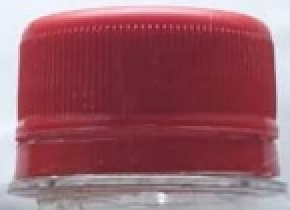
#> input picture images/img01.png, 145 x 105 px (shown 2 times larger)
$ python bottle_cap.py
#> lines starting #> are read from the running program, lines starting #| are printed output that depends on the picture; after the words box and inside, x2 and y2 are one past the last pixel; in counts of white or black regions, pixels touching at a corner belong together
# -*- coding: utf-8 -*-
"""
Created on Mon Jun 13 15:16:45 2022

@author: User
"""

import cv2 as cv
import numpy as np
import math
from matplotlib import pyplot as plt

def slope(pt1, pt2):
    return (pt2[1]-pt1[1])/(pt2[0]-pt1[0])

def intersect(A, B, C, D):
    # Line AB represented as a1x + b1y = c1
    a1 = B[1] - A[1]
    b1 = A[0] - B[0]
    c1 = a1*(A[0]) + b1*(A[1])

    # Line CD represented as a2x + b2y = c2
    a2 = D[1] - C[1]
    b2 = C[0] - D[0]
    c2 = a2*(C[0]) + b2*(C[1])

    determinant = a1*b2 - a2*b1

    if (determinant == 0):
        # The lines are parallel. This is simplified
        # by returning a pair of FLT_MAX
        return (10**9, 10**9)
    else:
        x = (b2*c1 - b1*c2)/determinant
        y = (a1*c2 - a2*c1)/determinant
        return (x, y)

img = cv.imread('images/img01.png')
#> img is the input picture: shape (105, 145, 3); mean B, G, R 104.9, 94.6, 154

scale_percent = 2 # percent of original size
width = int(img.shape[1] * scale_percent)
#> width = 290
height = int(img.shape[0] * scale_percent)
#> height = 210
dim = (width, height)
#> dim = (290, 210)
img = cv.resize(img, dim, interpolation = cv.INTER_AREA)
#> img: shape (210, 290, 3)
img2 = img.copy()
img3 = img.copy()

blur = cv.GaussianBlur(img,(3,3),0)

gray = cv.cvtColor(blur, cv.COLOR_RGB2GRAY)
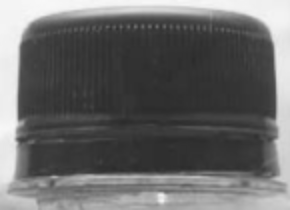
#> gray: shape (210, 290); min 43, max 248, mean 104.5

edges = cv.Canny(gray, 50, 200)
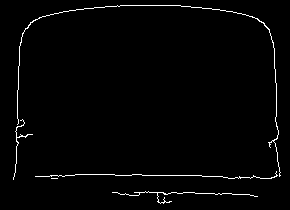
#> edges: shape (210, 290); 1.8% white in thin lines or dots, all inside (x1, y1, x2, y2) = (13, 5, 281, 204)

center_lines = []
isFault = False

lines = cv.HoughLines(edges, 1, np.pi / 180, 50, None, 0, 0)
#> lines = 19 rows, first 8: [172, 1.59], [175, 1.57], [21, 0.0349], [19, 0.0175], [169, 1.61], [-272, 3.11], [189, 1.59], [-274, 3.12]
if lines is not None:
        for i in range(0, len(lines)):
            rho = lines[i][0][0]
            theta = lines[i][0][1]
            a = math.cos(theta)
            b = math.sin(theta)
            x0 = a * rho
            y0 = b * rho
            pt1 = (int(x0 + 1000*(-b)), int(y0 + 1000*(a)))
            pt2 = (int(x0 - 1000*(-b)), int(y0 - 1000*(a)))
            if (pt2[0]-pt1[0]) == 0:
                continue
            elif slope(pt1, pt2) >= 0.05 or slope(pt1, pt2) <= -0.05:
                continue

            cv.line(img2, pt1, pt2, (0,0,255), 1, cv.LINE_AA)
            (ix, iy) = intersect(pt1, pt2, (width/2, 0), (width/2, height))
            center_lines.append((round(ix), round(iy)))
            cv.circle(img2, (round(ix), round(iy)), radius=5, color=(0, 255, 0), thickness=-1)
#> this loop made 19 passes
#> (rho, theta, a, b, x0, y0, pt1, pt2) on passes 1, 2, 5, 7, 9, 10, 11, 13, 15, 16: (172, 1.59, -0.0175, 1, -3, 172, (-1002, 154), (996, 189)), (175, 1.57, -4.37e-08, 1, -7.65e-06, 175, (-1000, 174), (999, 175)), (169, 1.61, -0.0349, 0.999, -5.9, 168.9, (-1005, 133), (993, 203)), (189, 1.59, -0.0175, 1, -3.3, 189, (-1003, 171), (996, 206)), (177, 1.54, 0.0349, 0.999, 6.18, 176.9, (-993, 211), (1005, 141)), (5, 1.57, -4.37e-08, 1, -2.19e-07, 5, (-1000, 4), (999, 5)), (176, 1.55, 0.0175, 1, 3.07, 176, (-996, 193), (1002, 158)), (178, 1.55, 0.0175, 1, 3.11, 178, (-996, 195), (1002, 160)), (192, 1.57, -4.37e-08, 1, -8.39e-06, 192, (-1000, 191), (999, 192)), (186, 1.61, -0.0349, 0.999, -6.49, 185.9, (-1005, 150), (992, 220))
#> (rho, theta, a, b, x0, y0, pt1, pt2) on passes 3, 4, 6, 8, 12, 14: (21, 0.0349, 0.999, 0.0349, 20.99, 0.733, (-13, 1000), (55, -998)), (19, 0.0175, 1, 0.0175, 19, 0.332, (1, 1000), (36, -999)), (-272, 3.11, -0.999, 0.0349, 271.8, -9.49, (236, -1008), (306, 989)), (-274, 3.12, -1, 0.0175, 274, -4.78, (256, -1004), (291, 995)), (22, 0.0524, 0.999, 0.0523, 21.97, 1.15, (-30, 999), (74, -997)), (-270, 3.09, -0.999, 0.0523, 269.6, -14.13, (217, -1012), (321, 984))
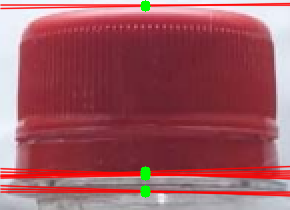
#> img2: shape (210, 290, 3); mean B, G, R 96.2, 87.6, 158
#> after the loop, center_lines = [(145, 174), (145, 175), (145, 173), (145, 191), (145, 171), (145, 5), (145, 173), (145, 175), (145, 192), (145, 190), (145, 6)]

center_lines.sort()
tmp = center_lines.copy()
#> tmp = [(145, 5), (145, 6), (145, 171), (145, 173), (145, 173), (145, 174), (145, 175), (145, 175), (145, 190), (145, 191), (145, 192)]
# Upper partition
up_part = []
if center_lines is not None:
    up_part.append(center_lines[0])
    center_lines[0] = 0
    for i in range(1, len(center_lines)-1):
        if(center_lines[i][1] - tmp[i-1][1] < 25):
            up_part.append(center_lines[i])
            center_lines[i] = 0
        else:
            break
#> this loop made 2 passes
#> after the loop, center_lines = [0, 0, (145, 171), (145, 173), (145, 173), (145, 174), (145, 175), (145, 175), (145, 190), (145, 191), (145, 192)]; up_part = [(145, 5), (145, 6)]

# Down partition
down_part = []
if center_lines is not None:
    down_part.append(center_lines[len(center_lines)-1])
    center_lines[len(center_lines)-1] = 0
    for i in range(len(center_lines)-2, 0, -1):
        if (center_lines[i-1] == 0):
            down_part.append(center_lines[i])
            center_lines[i] = 0
        elif (tmp[i][1] - center_lines[i-1][1] < 25):
            down_part.append(center_lines[i])
            center_lines[i] = 0
        else:
            break
#> this loop made 9 passes
#> i on passes 1, 2, 3, 4, 6, 7, 8, 9: 9, 8, 7, 6, 4, 3, 2, 1
#> after the loop, center_lines = [0, 0, 0, 0, 0, 0, 0, 0, 0, 0, 0]; down_part = [(145, 192), (145, 191), (145, 190), (145, 175), (145, 175), (145, 174), (145, 173), (145, 173), (145, 171), 0]

for i in range(0, len(center_lines)):
    if(center_lines[i] != 0):
        isFault = True
        break
#> this loop made 11 passes

if isFault == True :
    print("Bottle is damaged.")
else :
    print("Bottle is okay.")

cv.imshow('original', img)
cv.imshow('edges', edges)
cv.imshow('lines', img2)

cv.waitKey(0)
cv.destroyAllWindows()

$ run again, with images/img02.png copied over images/img01.png
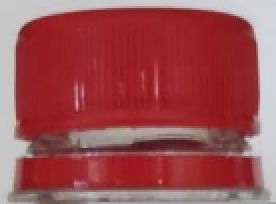
#> input picture images/img02.png, 138 x 102 px (shown 2 times larger)
#> img is the input picture: shape (102, 138, 3); mean B, G, R 81.3, 78, 157.1
#> img: shape (204, 276, 3)
#> `edges = cv.Canny(gray, 50, 200)`:
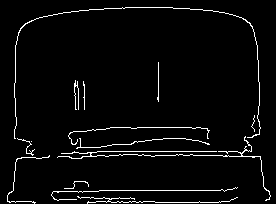
#> edges: shape (204, 276); 3.7% white in thin lines or dots
#> lines = 40 rows, first 8: [151, 1.57], [190, 1.57], [152, 1.59], [202, 1.57], [155, 1.57], [154, 1.55], [192, 1.55], [158, 1.54]
#> the loop `for i in range(0, len(lines)):` made 40 passes
#> (rho, theta, a, b, x0, y0, pt1, pt2) on passes 1 to 6: (151, 1.57, -4.37e-08, 1, -6.6e-06, 151, (-1000, 150), (999, 151)), (190, 1.57, -4.37e-08, 1, -8.31e-06, 190, (-1000, 189), (999, 190)), (152, 1.59, -0.0175, 1, -2.65, 152, (-1002, 134), (997, 169)), (202, 1.57, -4.37e-08, 1, -8.83e-06, 202, (-1000, 201), (999, 202)), (155, 1.57, -4.37e-08, 1, -6.78e-06, 155, (-1000, 154), (999, 155)), (154, 1.55, 0.0175, 1, 2.69, 154, (-997, 171), (1002, 136))
#> after the loop `for i in range(0, len(lines)):`:
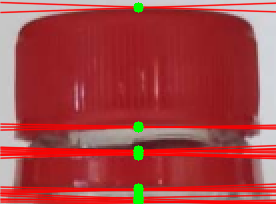
#> img2: shape (204, 276, 3); mean B, G, R 67.6, 66.6, 167.3
#> after the loop `for i in range(0, len(lines)):`: center_lines = [(138, 151), (138, 190), (138, 154), (138, 202), (138, 155), (138, 151), (138, 189), (138, 153), (138, 127), (138, 201), (138, 189), (138, 150), (138, 151), (138, 127), (138, 126), (138, 7), (138, 150), (138, 197), (138, 200), (138, 202), (138, 153), (138, 188), (138, 7), (138, 198)]
#> tmp = [(138, 7), (138, 7), (138, 126), (138, 127), (138, 127), (138, 150), (138, 150), (138, 151), (138, 151), (138, 151), (138, 153), (138, 153), (138, 154), (138, 155), (138, 188), (138, 189), (138, 189), (138, 190), (138, 197), (138, 198), (138, 200), (138, 201), (138, 202), (138, 202)]
#> the loop `for i in range(1, len(center_lines)-1):` made 2 passes
#> after the loop `for i in range(1, len(center_lines)-1):`: center_lines = [0, 0, (138, 126), (138, 127), (138, 127), (138, 150), (138, 150), (138, 151), (138, 151), (138, 151), (138, 153), (138, 153), (138, 154), (138, 155), (138, 188), (138, 189), (138, 189), (138, 190), (138, 197), (138, 198), (138, 200), (138, 201), (138, 202), (138, 202)]; up_part = [(138, 7), (138, 7)]
#> the loop `for i in range(len(center_lines)-2, 0, -1):` made 9 passes
#> i on passes 1 to 8: 22, 21, 20, 19, 18, 17, 16, 15
#> after the loop `for i in range(len(center_lines)-2, 0, -1):`: center_lines = [0, 0, (138, 126), (138, 127), (138, 127), (138, 150), (138, 150), (138, 151), (138, 151), (138, 151), (138, 153), (138, 153), (138, 154), (138, 155), (138, 188), 0, 0, 0, 0, 0, 0, 0, 0, 0]; down_part = [(138, 202), (138, 202), (138, 201), (138, 200), (138, 198), (138, 197), (138, 190), (138, 189), (138, 189)]
#> the loop `for i in range(0, len(center_lines)):` made 3 passes
#> isFault on pass 3: True
